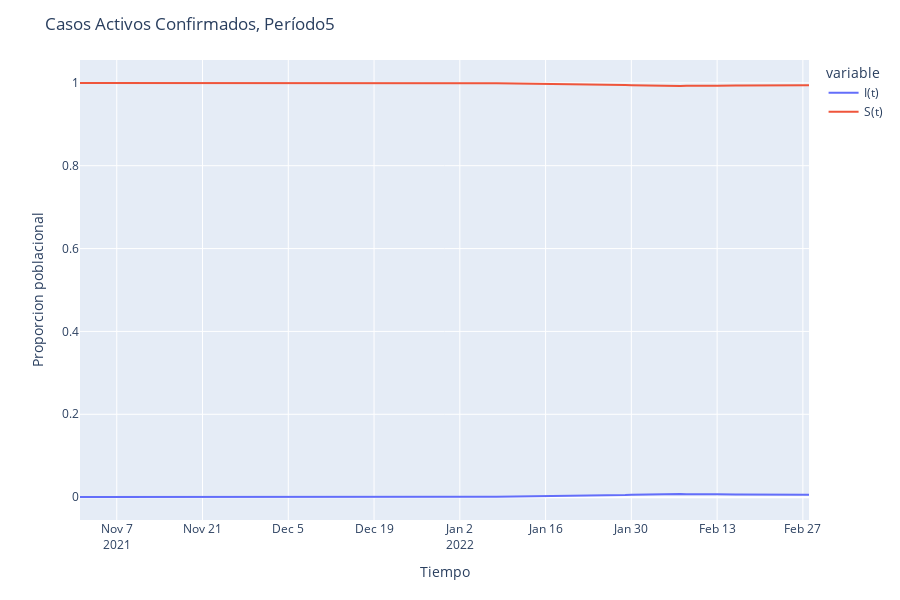

Write notebook code for a chart like this one.
### Code cell
fig = px.line(periodo, x=periodo.index, y=['Casos activos confirmados', 'S(t)'])
newnames = {'Casos activos confirmados': "I(t)", 'S(t)': "S(t)"}
fig.for_each_trace(lambda t: t.update(name = newnames[t.name],
                                      legendgroup = newnames[t.name],
                                      hovertemplate = t.hovertemplate.replace(t.name, newnames[t.name])))

fig.update_layout(title='Casos Activos Confirmados, Período'+periodo_t,xaxis_title='Tiempo',yaxis_title='Proporcion poblacional')

fig.show()
